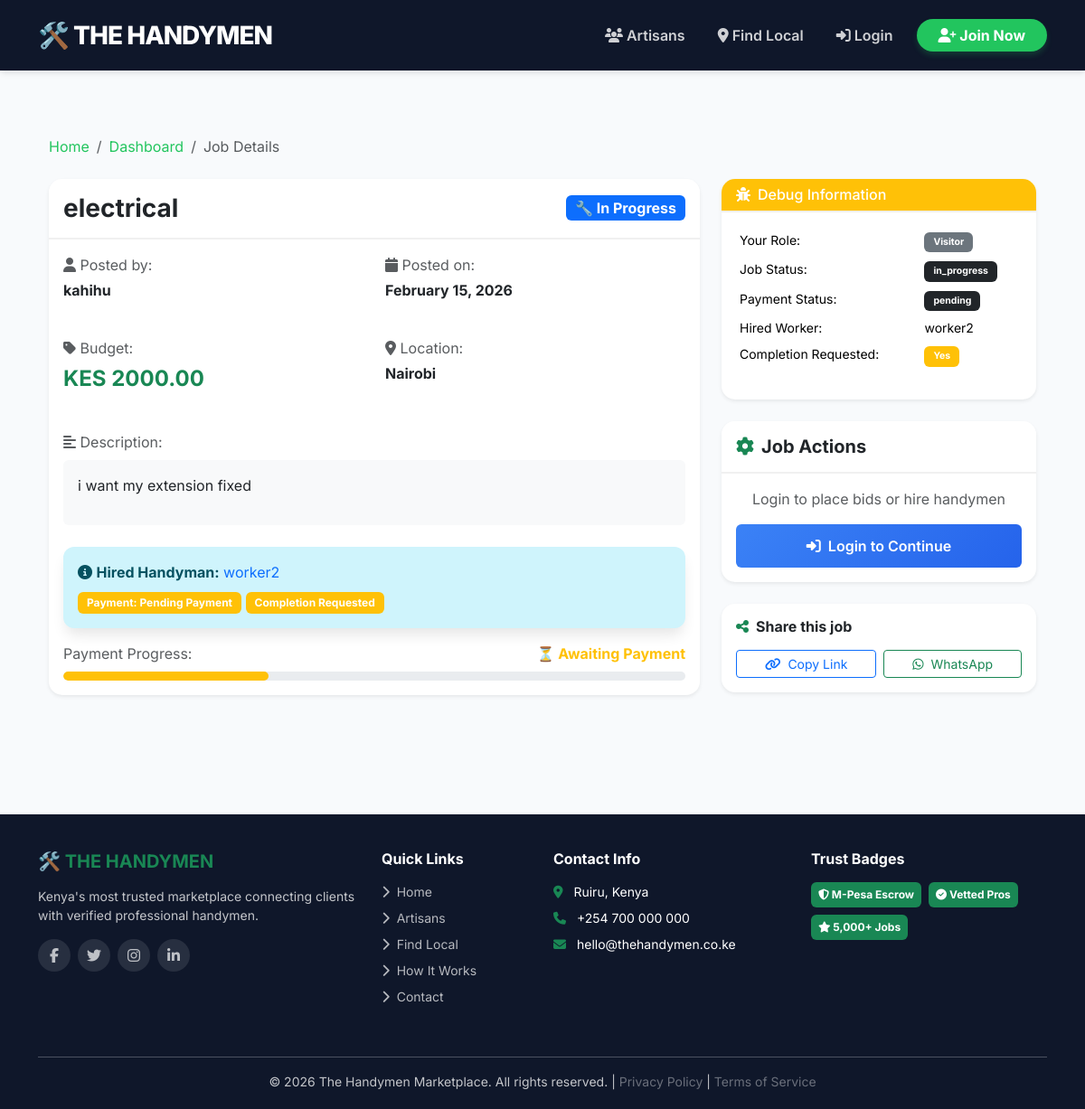
Page /job/14/ on the earlier database version.
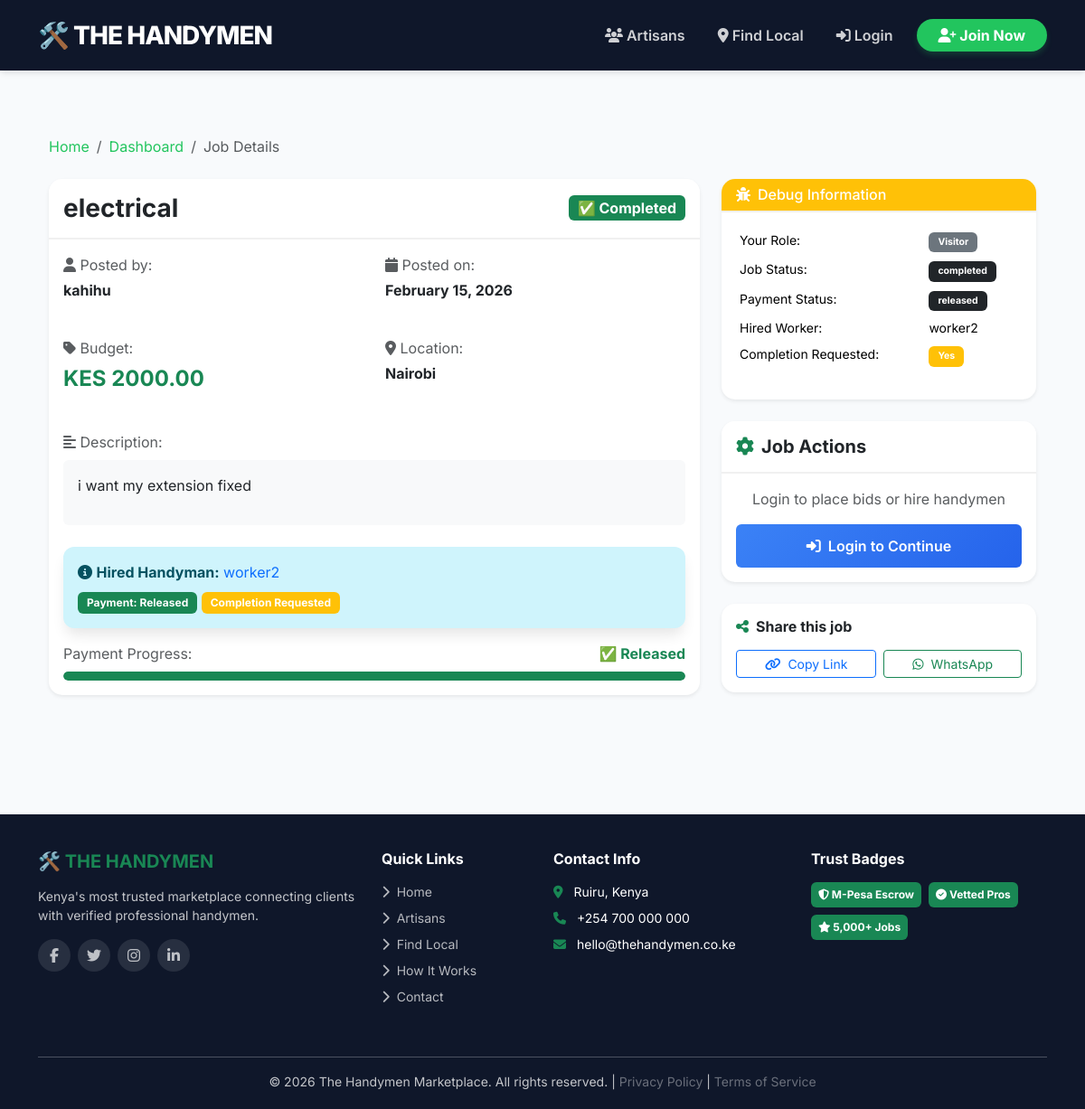
Same page on the later database version.
### accounts/models.py (models this page shows, shortened)
class Job(models.Model):
    PAYMENT_CHOICES = [
        ('unpaid', 'Unpaid'),
        ('pending', 'Pending Payment'),
        ('escrow', 'Held in Escrow'),
        ('released', 'Released'),
        ('refunded', 'Refunded')
    ]
    STATUS_CHOICES = [
        ('open', 'Open for Bids'),
        ('in_progress', 'In Progress'),
        ('completed', 'Completed'),
        ('cancelled', 'Cancelled'),
        ('disputed', 'Disputed')
    ]
    client = models.ForeignKey(User, on_delete=models.CASCADE, related_name='jobs')
    title = models.CharField(max_length=200)
    description = models.TextField()
    location = models.CharField(max_length=255)  # Job location
    price = models.DecimalField(max_digits=10, decimal_places=2)
    created_at = models.DateTimeField(auto_now_add=True)
    updated_at = models.DateTimeField(auto_now=True)
    status = models.CharField(max_length=20, choices=STATUS_CHOICES, default='open')
    is_completed = models.BooleanField(default=False)
    applicants = models.ManyToManyField(User, related_name='applied_jobs', blank=True)
    hired_worker = models.ForeignKey(User, on_delete=models.SET_NULL, null=True, blank=True, related_name='hired_jobs')
    payment_status = models.CharField(max_length=20, choices=PAYMENT_CHOICES, default='unpaid')
    mpesa_transaction_id = models.CharField(max_length=100, blank=True, null=True)
    mpesa_receipt = models.CharField(max_length=100, blank=True, null=True)
    payment_date = models.DateTimeField(blank=True, null=True)
    completion_requested = models.BooleanField(default=False)
    completion_date = models.DateTimeField(blank=True, null=True)
    client_confirmed = models.BooleanField(default=False)
    handyman_confirmed = models.BooleanField(default=False)
    class Meta:
        ordering = ['-created_at']

class User(AbstractUser):
    is_handyman = models.BooleanField(default=False)
    is_client = models.BooleanField(default=False)
    is_email_verified = models.BooleanField(default=False)

### accounts/views.py (the view, shortened to what this page needs)
# urls.py: path('job/<int:job_id>/', views.job_detail, name='job_detail'),
def job_detail(request, job_id):
    job = get_object_or_404(Job, id=job_id)
    can_bid = False
    has_bid = False
    is_owner = False
    is_hired_handyman = False
    bids = None
    transactions = None
    user_has_reviewed = False
    bid_count = job.bids.count()
    if is_owner or is_hired_handyman:
        transactions = job.transactions.all().order_by('-created_at')
    if request.user.is_authenticated and request.user.is_client and job.status == 'completed' and job.hired_worker:
        user_has_reviewed = Review.objects.filter(client=request.user, handyman=job.hired_worker).exists()
    context = {
        'job': job,
        'can_bid': can_bid,
        'has_bid': has_bid,
        'is_owner': is_owner,
        'is_hired_handyman': is_hired_handyman,
        'bids': bids,
        'bid_count': bid_count,
        'transactions': transactions,
        'user_has_reviewed': user_has_reviewed,
        'settings': settings,
    }
    return render(request, 'accounts/job_detail.html', context)

### accounts/templates/accounts/job_detail.html (shortened to what the changed rows need)
{% extends 'base.html' %}
{% block content %}
<div class="container py-4">
    <div class="row">
        <div class="col-lg-8">
            <div class="card shadow-sm mb-4">
                <div class="card-header bg-white py-3">
                    <div class="d-flex justify-content-between align-items-center">
                        <h3 class="mb-0 fw-bold">{{ job.title }}</h3>
                        <span class="badge {% if job.status == 'completed' %}bg-success{% elif job.status == 'in_progress' %}bg-primary{% elif job.status == 'open' %}bg-warning{% elif job.status == 'disputed' %}bg-danger{% else %}bg-secondary{% endif %} fs-6">
                            {% if job.status == 'completed' %}
                                ✅ Completed
                            {% elif job.status == 'in_progress' %}
                                🔧 In Progress
                            {% elif job.status == 'open' %}
                                📢 Open for Bids
                            {% elif job.status == 'disputed' %}
                                ⚠️ Disputed
                            {% else %}
                                {{ job.status|title }}
                            {% endif %}
                        </span>
                    </div>
                </div>
                <div class="card-body">
                    <div class="row mb-4">
                        <div class="col-md-6">
                            <p class="text-muted mb-1"><i class="fas fa-user"></i> Posted by:</p>
                            <p class="fw-bold">{{ job.client.get_full_name|default:job.client.username }}</p>
                        </div>
                        <div class="col-md-6">
                            <p class="text-muted mb-1"><i class="fas fa-calendar"></i> Posted on:</p>
                            <p class="fw-bold">{{ job.created_at|date:"F j, Y" }}</p>
                        </div>
                    </div>
                    <div class="row mb-4">
                        <div class="col-md-6">
                            <p class="text-muted mb-1"><i class="fas fa-tag"></i> Budget:</p>
                            <p class="fw-bold text-success fs-4">KES {{ job.price }}</p>
                        </div>
                        <div class="col-md-6">
                            <p class="text-muted mb-1"><i class="fas fa-map-marker-alt"></i> Location:</p>
                            <p class="fw-bold">{{ job.location }}</p>
                        </div>
                    </div>
                    <div class="mb-4">
                        <div class="p-3 bg-light rounded">
                            {{ job.description|linebreaks }}
                        </div>
                    </div>
                    {% if job.hired_worker %}
                    <div class="alert alert-info">
                        <i class="fas fa-info-circle"></i>
                        <strong>Hired Handyman:</strong>
                        <a href="{% url 'public_profile' job.hired_worker.id %}" class="text-decoration-none">
                            {{ job.hired_worker.get_full_name|default:job.hired_worker.username }}
                        </a>
                        <div class="mt-2">
                            <span class="badge {% if job.payment_status == 'escrow' %}bg-info{% elif job.payment_status == 'released' %}bg-success{% elif job.payment_status == 'pending' %}bg-warning{% endif %}">
                                Payment: {{ job.get_payment_status_display }}
                            </span>
                            {% if job.completion_requested %}
                                <span class="badge bg-warning">Completion Requested</span>
                            {% endif %}
                        </div>
                    </div>
                    {% endif %}
                    <div class="payment-status-bar mt-3">
                        <div class="d-flex justify-content-between mb-2">
                            <span class="fw-bold">
                                {% if job.payment_status == 'unpaid' %}
                                    <span class="text-danger">⭕ Not Paid</span>
                                {% elif job.payment_status == 'pending' %}
                                    <span class="text-warning">⏳ Awaiting Payment</span>
                                {% elif job.payment_status == 'escrow' %}
                                    <span class="text-info">🔒 In Escrow</span>
                                {% elif job.payment_status == 'released' %}
                                    <span class="text-success">✅ Released</span>
                                {% endif %}
                            </span>
                        </div>
                        <div class="progress" style="height: 10px;">
                            <div class="progress-bar {% if job.payment_status == 'released' %}bg-success{% elif job.payment_status == 'escrow' %}bg-info{% elif job.payment_status == 'pending' %}bg-warning{% else %}bg-danger{% endif %}"
                                 role="progressbar"
                                 style="width: {% if job.payment_status == 'released' %}100{% elif job.payment_status == 'escrow' %}66{% elif job.payment_status == 'pending' %}33{% else %}0{% endif %}%">
                            </div>
                        </div>
                    </div>
                </div>
            </div>
        </div>
        <div class="col-lg-4">
            <div class="card shadow-sm mb-4 border-warning">
                <div class="card-body small">
                    <table class="table table-sm table-borderless">
                        <tr>
                            <td><span class="badge bg-dark">{{ job.status }}</span></td>
                        </tr>
                        <tr>
                            <td><span class="badge bg-dark">{{ job.payment_status }}</span></td>
                        </tr>
                        <tr>
                            <td>Hired Worker:</td>
                            <td>{% if job.hired_worker %}{{ job.hired_worker.username }}{% else %}<span class="text-muted">None</span>{% endif %}</td>
                        </tr>
                    </table>
                </div>
            </div>
        </div>
    </div>
</div>
{% endblock %}

Differences in the rows shown:
changed Job "electrical": payment_status "Pending Payment" → "Released"; status "in_progress" → "completed"; payment_status "pending" → "released"
Other differences:
text no longer shown: "🔧 In Progress ⏳ Awaiting Payment"
text now shown: "✅ Completed ✅ Released"
